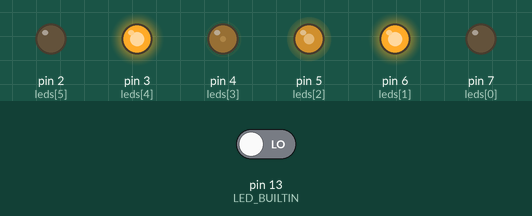
This sketch was run on a simulated Arduino Uno, built with avr-gcc and run on an emulated ATmega328P. Parts: output pins drawn as LEDs (lit = HIGH). The test bench sets the inputs (shaded band); at power-on: pin 13 (LED_BUILTIN) LOW. What the sketch prints to the serial monitor is not drawn.

Above: at 0.27 s.
Timing chart, 0 to 2.1 s (numbered marks = the images above):
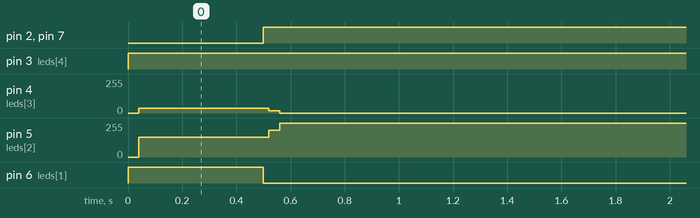

The sketch:

TIMER1_secuencialeds.ino
```cpp
const int leds[]={7,6,5,4,3,2};
volatile int i=3;

void setup() {Serial.begin(9600);
  for(int i=0;i<=5;i++){
  pinMode(leds[i], OUTPUT);
  }
  TCCR1A = 0;                        // El registro de control A queda todo en 0, pines OC1A y OC1B deshabilitados
  TCCR1B = 0;                        //limpia el registrador
  TCCR1B |= (1<<CS10)|(1 << CS12);   // configura prescaler para 1024: CS12 = 1 e CS10 = 1

  TCNT1 = 57724.5;//Inicia con 4 segundos  // inicia timer para desbordamiento 4 segundos
                                     // 65536-(16MHz/1024/(1Hz/4) - 1) = 3037 = 0xBDD

  TIMSK1 |= (1 << TOIE1);           // habilita la interrupcion del TIMER1
}

void loop() {
//  for(int i=0;i<=5;i++){
//  digitalWrite(leds[i], HIGH);
//  delay(500);
//  }
//for(int i=5;i>=0;i--){
//  digitalWrite(leds[i], LOW);
//  delay(500);
//  }
 if(i==3){ digitalWrite(leds[2], HIGH);
  digitalWrite(leds[3], HIGH);

  if(i<=5){
  digitalWrite(leds[i], LOW);
  digitalWrite(leds[i+1], HIGH);
  digitalWrite(leds[5-i], LOW);
  digitalWrite(leds[4-i], HIGH);
      }
  }
}
ISR(TIMER1_OVF_vect)                              //interrupcion del TIMER1
{
  TCNT1 = 57724.5;//----->500ms=0.5      // Renicia TIMER --  REACARGAR TIMER PARA DESBORDAR y queda ejecutandose con este nuevo valor de segundo asiganado
  i++;
  Serial.print(i);
  digitalWrite(LED_BUILTIN, digitalRead(LED_BUILTIN) ^ 1); //invierte el estado do led
}
```

Measured:
- by itself, pin 2 (leds[5]), pin 7 (leds[0]): LOW → HIGH at 0.50 s
- by itself, pin 3 (leds[4]): LOW → HIGH at 0.00 s
- by itself, pin 4 (leds[3]): 0/255 → 37/255 at 0.04 s, → 0/255 0.48 s later
- by itself, pin 5 (leds[2]): 0/255 → 149/255 at 0.04 s, → 255/255 0.48 s later
- by itself, pin 6 (leds[1]): LOW → HIGH at 0.00 s, → LOW 0.50 s later
